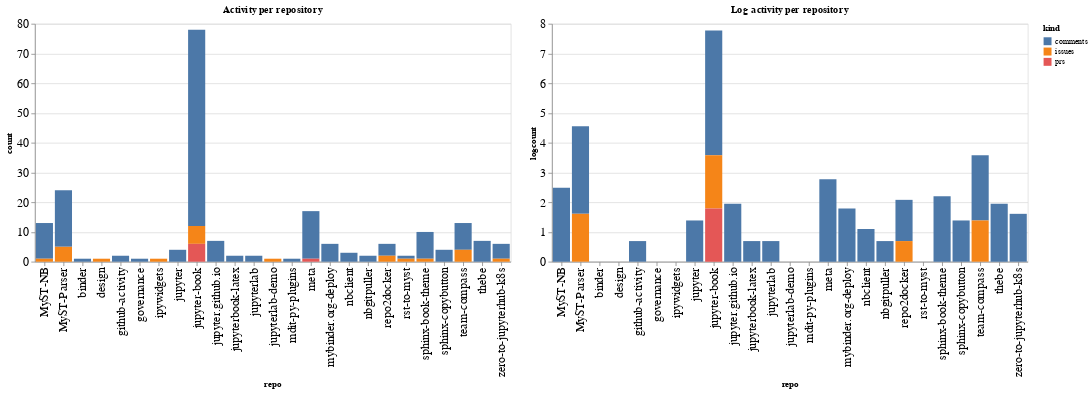

The notebook cell this image was saved under:
### Code cell
ch1 = alt.Chart(repo_summaries, width=600, title="Activity per repository").mark_bar().encode(
    x='repo',
    y='count',
    color='kind',
    tooltip="kind"
)

ch2 = alt.Chart(repo_summaries, width=600, title="Log activity per repository").mark_bar().encode(
    x='repo',
    y='logcount',
    color='kind',
    tooltip="kind"
)

ch1 | ch2

### Figure 1 — Vega-Lite specification as saved in the notebook (floating-point values rounded to 4 significant figures)
{"config": {"axisLeft": {"labelFontSize": 15}, "axisBottom": {"labelFontSize": 15}}, "hconcat": [{"mark": "bar", "encoding": {"color": {"type": "nominal", "field": "kind"}, "tooltip": {"type": "nominal", "field": "kind"}, "x": {"type": "nominal", "field": "repo"}, "y": {"type": "quantitative", "field": "count"}}, "title": "Activity per repository", "width": 600}, {"mark": "bar", "encoding": {"color": {"type": "nominal", "field": "kind"}, "tooltip": {"type": "nominal", "field": "kind"}, "x": {"type": "nominal", "field": "repo"}, "y": {"type": "quantitative", "field": "logcount"}}, "title": "Log activity per repository", "width": 600}], "data": {"name": "data-96f85e40e5c4d18063b15b31a0db3d60"}, "$schema": "https://vega.github.io/schema/vega-lite/v4.8.1.json", "datasets": {"data-96f85e40e5c4d18063b15b31a0db3d60": [{"repo": "MyST-NB", "kind": "comments", "count": 12, "logcount": 2.485}, {"repo": "MyST-NB", "kind": "issues", "count": 1, "logcount": 0.0}, {"repo": "MyST-Parser", "kind": "comments", "count": 19, "logcount": 2.944}, {"repo": "MyST-Parser", "kind": "issues", "count": 5, "logcount": 1.609}, {"repo": "binder", "kind": "comments", "count": 1, "logcount": 0.0}, {"repo": "design", "kind": "issues", "count": 1, "logcount": 0.0}, {"repo": "github-activity", "kind": "comments", "count": 2, "logcount": 0.6931}, {"repo": "governance", "kind": "comments", "count": 1, "logcount": 0.0}, {"repo": "ipywidgets", "kind": "issues", "count": 1, "logcount": 0.0}, {"repo": "jupyter", "kind": "comments", "count": 4, "logcount": 1.386}, {"repo": "jupyter-book", "kind": "comments", "count": 66, "logcount": 4.19}, {"repo": "jupyter-book", "kind": "issues", "count": 6, "logcount": 1.792}, {"repo": "jupyter-book", "kind": "prs", "count": 6, "logcount": 1.792}, {"repo": "jupyter.github.io", "kind": "comments", "count": 7, "logcount": 1.946}, {"repo": "jupyterbook-latex", "kind": "comments", "count": 2, "logcount": 0.6931}, {"repo": "jupyterlab", "kind": "comments", "count": 2, "logcount": 0.6931}, {"repo": "jupyterlab-demo", "kind": "issues", "count": 1, "logcount": 0.0}, {"repo": "mdit-py-plugins", "kind": "comments", "count": 1, "logcount": 0.0}, {"repo": "meta", "kind": "comments", "count": 16, "logcount": 2.773}, {"repo": "meta", "kind": "prs", "count": 1, "logcount": 0.0}, {"repo": "mybinder.org-deploy", "kind": "comments", "count": 6, "logcount": 1.792}, {"repo": "nbclient", "kind": "comments", "count": 3, "logcount": 1.099}, {"repo": "nbgitpuller", "kind": "comments", "count": 2, "logcount": 0.6931}, {"repo": "repo2docker", "kind": "comments", "count": 4, "logcount": 1.386}, {"repo": "repo2docker", "kind": "issues", "count": 2, "logcount": 0.6931}, {"repo": "rst-to-myst", "kind": "comments", "count": 1, "logcount": 0.0}, {"repo": "rst-to-myst", "kind": "issues", "count": 1, "logcount": 0.0}, {"repo": "sphinx-book-theme", "kind": "comments", "count": 9, "logcount": 2.197}, {"repo": "sphinx-book-theme", "kind": "issues", "count": 1, "logcount": 0.0}, {"repo": "sphinx-copybutton", "kind": "comments", "count": 4, "logcount": 1.386}, {"repo": "team-compass", "kind": "comments", "count": 9, "logcount": 2.197}, {"repo": "team-compass", "kind": "issues", "count": 4, "logcount": 1.386}, {"repo": "thebe", "kind": "comments", "count": 7, "logcount": 1.946}, {"repo": "zero-to-jupyterhub-k8s", "kind": "comments", "count": 5, "logcount": 1.609}, {"repo": "zero-to-jupyterhub-k8s", "kind": "issues", "count": 1, "logcount": 0.0}]}}
